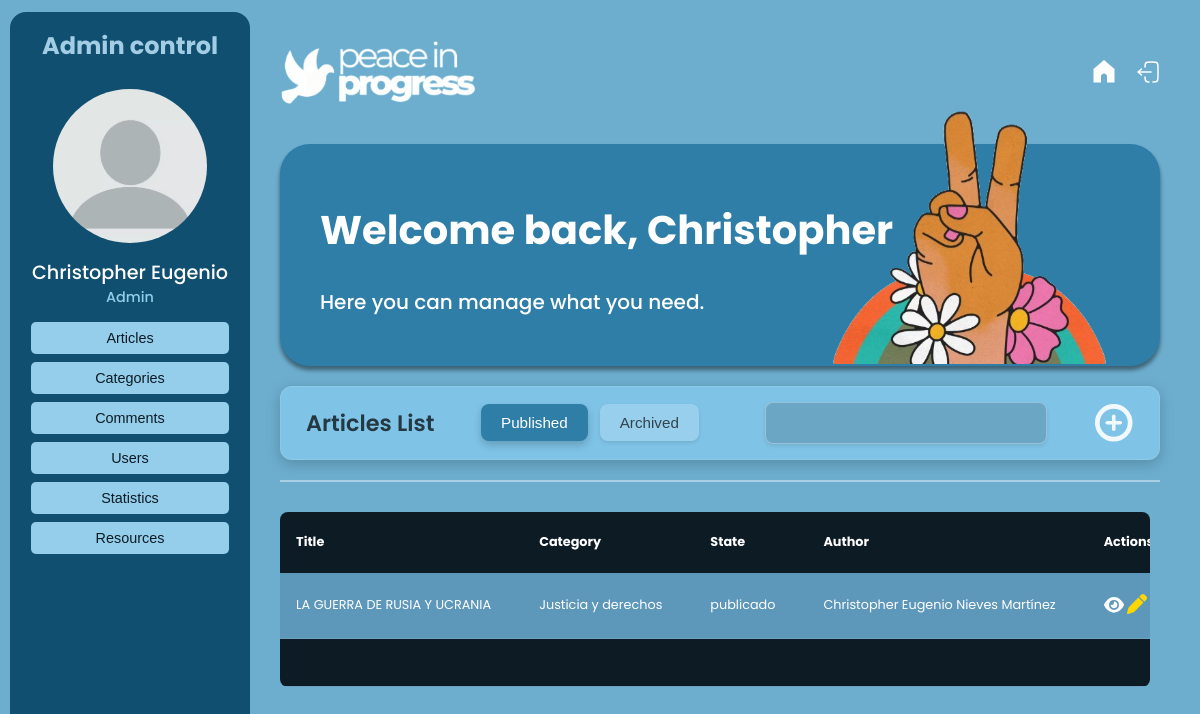
Screenshot of /admin/adminControl.php (signed in) with the database file from the repository.
### tables this page shows
CREATE TABLE `posts` (
  `id_post` int(11) NOT NULL,
  `titulo` varchar(255) NOT NULL,
  `slug` varchar(255) NOT NULL,
  `resumen` text NOT NULL,
  `contenido` longtext NOT NULL,
  `id_categoria` int(11) NOT NULL,
  `id_imagen_destacada` int(11) DEFAULT NULL,
  `id_imagen_background` int(11) DEFAULT NULL,
  `id_usuario` int(11) NOT NULL,
  `fecha_publicacion` datetime NOT NULL DEFAULT CURRENT_TIMESTAMP,
  `fecha_actualizacion` datetime DEFAULT NULL ON UPDATE CURRENT_TIMESTAMP,
  `estado` enum('borrador','publicado','archivado') NOT NULL DEFAULT 'borrador',
  `visitas` int(11) NOT NULL DEFAULT '0',
  `referencia_url` varchar(255) DEFAULT NULL
);

CREATE TABLE `categorias` (
  `id_categoria` int(11) NOT NULL,
  `nombre` varchar(50) NOT NULL,
  `slug` varchar(255) DEFAULT NULL,
  `descripcion` text
);

CREATE TABLE `usuarios` (
  `id_usuario` int(11) NOT NULL,
  `name` varchar(100) NOT NULL,
  `email` varchar(255) NOT NULL,
  `pass` varchar(255) NOT NULL,
  `fecha_registro` datetime NOT NULL DEFAULT CURRENT_TIMESTAMP,
  `ultimo_login` datetime DEFAULT NULL,
  `rol` enum('admin','editor','lector') NOT NULL DEFAULT 'lector',
  `activo` tinyint(1) NOT NULL DEFAULT '1',
  `avatar` varchar(255) DEFAULT NULL,
  `biografia` text,
  `token_recuperacion` varchar(255) DEFAULT NULL,
  `fecha_expiracion_token` datetime DEFAULT NULL,
  `intentos_login` int(11) NOT NULL DEFAULT '0',
  `bloqueado_hasta` datetime DEFAULT NULL
);

### admin/adminControl.php (the view, shortened to what this page needs)
<?php
require '../config/db.php';
try {
    $sqlArticulos = "SELECT p.id_post AS ID, p.titulo AS Titulo, c.nombre AS Categoria, p.estado AS Estado, u.name AS Autor
                     FROM posts p
                     LEFT JOIN categorias c ON p.id_categoria = c.id_categoria
                     LEFT JOIN usuarios u ON p.id_usuario = u.id_usuario
                     WHERE p.estado = 'publicado'
                     ORDER BY p.id_post DESC";
    $stmt = $pdo->query($sqlArticulos);
    $articulos = $stmt->fetchAll(PDO::FETCH_ASSOC);
} catch (PDOException $e) {
    die("Error al obtener publicaciones: " . $e->getMessage());
}
?>
<!DOCTYPE html>
<html lang="en">
<head>
    <link rel="stylesheet" href="crud2.css">
</head>
<body>
    <div class="left-side">
        <h1>Admin control</h1>
        <img src="../assets/profile-icon.svg" alt="profile" class="profile-icon">
        <h2><?php
            $nombre_completo = $_SESSION['usuario'];
            $nombre_palabras = explode(' ', $nombre_completo);
            $primeras_dos_palabras = array_slice($nombre_palabras, 0, 2);
            echo implode(' ', $primeras_dos_palabras);
        ?></h2>
        <p><?php
            $sql = "SELECT rol FROM usuarios WHERE name = ?";
            $stmt = $pdo->prepare($sql);
            $stmt->execute([$_SESSION['usuario']]);
            $rol = $stmt->fetchColumn();
            echo ucfirst($rol);
        ?></p>
        <div class="left-side-options">
            <button id="articlesButton">Articles</button>
            <button id="categoriesButton">Categories</button>
            <button id="commentsButton">Comments</button>
            <button id="usersButton">Users</button>
            <button id="statisticsButton">Statistics</button>
            <button id="resourcesButton">Resources</button>
        </div>
    </div>
    <div class="right-side">
        <header>
            <img src="../assets/logo.png" class="logo" alt="logo">
            <div class="header-options">
                <a href="logout.php" class="logout-link">
                    <img src="../assets/logout-icon.svg" alt="logout" class="logout-icon">
                </a>
            </div>
        </header>
        <div class="rectangle">
            <div class="rectangle-text">
                <h1>Welcome back, <?php
            $nombre_completo = $_SESSION['usuario'];
            $nombre_palabras = explode(' ', $nombre_completo);
            $primera_palabra = array_slice($nombre_palabras, 0, 1);
            echo implode(' ', $primera_palabra); ?></h1>
                <p>Here you can manage what you need.</p>
            </div>
            <img src="../assets/hand-header.svg" alt="hand" class="hand-header">
        </div>
        <div class="content" id="articles">
            <div class="content-header">
                <div class="content-tools">
                    <h2>Articles List</h2>
                    <div class="filter-options">
                        <button class="filter-button" id="showPublished">Published</button>
                        <button class="filter-button" id="showArchived">Archived</button>
                    </div>
                    <input type="text" class="search-bar">
                    <button class="add-button" id="article-add-button"></button>
                </div>
            </div>
            <div class="content-body" id="published-articles">
                <table>
                    <thead>
                        <tr>
                            <th>Title</th>
                            <th>Category</th>
                            <th>State</th>
                            <th>Author</th>
                            <th>Actions</th>
                        </tr>
                    </thead>
                    <tbody>
                        <?php if (empty($articulos)): ?>
                            <tr>
                                <td colspan="6" class="no-results">
                                    <div class="no-results-message">
                                        <svg xmlns="http://www.w3.org/2000/svg" viewBox="0 0 512 512" class="no-results-icon">
                                            <path fill="currentColor" d="M256 32c12.9 0 24.6 7.8 29.6 19.8s2.2 25.7-6.9 34.9L264 94.6l24.7 24.7c9.2 9.2 11.9 22.9 6.9 34.9S268.9 176 256 176s-24.6-7.8-29.6-19.8s-2.2-25.7 6.9-34.9L248 94.6l-24.7-24.7c-9.2-9.2-11.9-22.9-6.9-34.9S243.1 32 256 32zM160 256c17.7 0 32 14.3 32 32v96c0 17.7-14.3 32-32 32H96c-17.7 0-32-14.3-32-32V288c0-17.7 14.3-32 32-32h64zm128 0c17.7 0 32 14.3 32 32v96c0 17.7-14.3 32-32 32H224c-17.7 0-32-14.3-32-32V288c0-17.7 14.3-32 32-32h64zM416 256c17.7 0 32 14.3 32 32v96c0 17.7-14.3 32-32 32H352c-17.7 0-32-14.3-32-32V288c0-17.7 14.3-32 32-32h64z"/>
                                        </svg>
                                        <p>No hay artículos publicados</p>
                                        <span>Comienza agregando un nuevo artículo</span>
                                    </div>
                                </td>
                            </tr>
                        <?php else: ?>
                            <?php foreach ($articulos as $articulo): ?>
                                <tr>
                                    <td><?php echo htmlspecialchars($articulo['Titulo']); ?></td>
                                    <td><?php echo htmlspecialchars($articulo['Categoria']); ?></td>
                                    <td><?php echo htmlspecialchars($articulo['Estado']); ?></td>
                                    <td><?php echo htmlspecialchars($articulo['Autor']); ?></td>
                                    <td>
                                        <button class="view-button" data-id="<?php echo $articulo['ID']; ?>">
                                        </button>
                                        <button class="edit-button" data-id="<?php echo $articulo['ID']; ?>">
                                        </button>
                                    </td>
                                </tr>
                            <?php endforeach; ?>
                        <?php endif; ?>
                    </tbody>
                    <tfoot>
                        <tr>
                            <td></td>
                            <td></td>
                            <td></td>
                            <td></td>
                            <td></td>
                        </tr>
                    </tfoot>
                </table>
            </div>
        </div>
    </div>
</body>
</html>

### rows the page displays
posts: titulo "LA GUERRA DE RUSIA Y UCRANIA", id_categoria.nombre "Justicia y derechos", estado "publicado", id_usuario.name "Christopher Eugenio Nieves Martínez"

### other values shown
implode(' ', $primeras_dos_palabras) "Christopher Eugenio"
$rol "Admin"
implode(' ', $primera_palabra) "Christopher"
